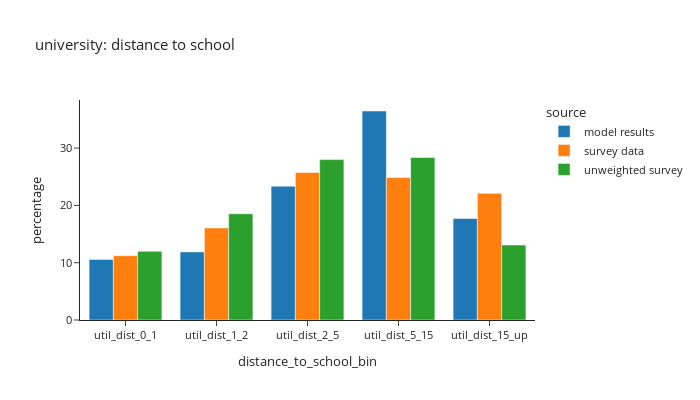
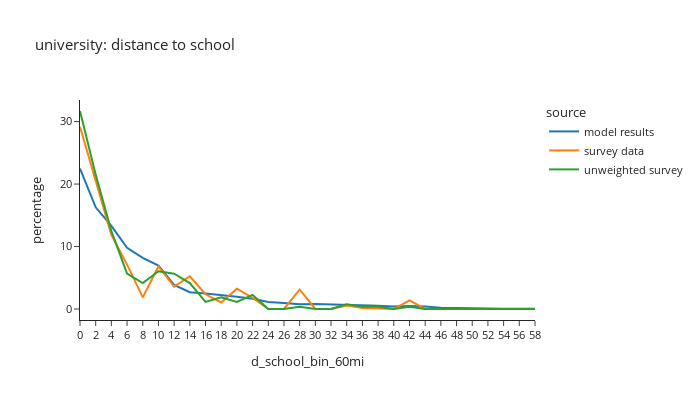

These figures' notebook cell, in order:
### Code cell
# distance to school: university
plot_distance(per_data,'is_university',"university: distance to school")

### Figure 1 — Plotly figure (JSON) as saved in the notebook; plotly's stock layout.template omitted (floating-point values rounded to 4 significant figures)
{"data": [{"alignmentgroup": "True", "hovertemplate": "source=model results<br>distance_to_school_bin=%{x}<br>percentage=%{y}<extra></extra>", "legendgroup": "model results", "marker": {"color": "#1F77B4", "pattern": {"shape": ""}}, "name": "model results", "offsetgroup": "model results", "orientation": "v", "showlegend": true, "textposition": "auto", "type": "bar", "x": ["util_dist_0_1", "util_dist_1_2", "util_dist_2_5", "util_dist_5_15", "util_dist_15_up"], "xaxis": "x", "y": [10.58, 11.89, 23.35, 36.48, 17.71], "yaxis": "y"}, {"alignmentgroup": "True", "hovertemplate": "source=survey data<br>distance_to_school_bin=%{x}<br>percentage=%{y}<extra></extra>", "legendgroup": "survey data", "marker": {"color": "#FF7F0E", "pattern": {"shape": ""}}, "name": "survey data", "offsetgroup": "survey data", "orientation": "v", "showlegend": true, "textposition": "auto", "type": "bar", "x": ["util_dist_0_1", "util_dist_1_2", "util_dist_2_5", "util_dist_5_15", "util_dist_15_up"], "xaxis": "x", "y": [11.23, 16.07, 25.74, 24.86, 22.11], "yaxis": "y"}, {"alignmentgroup": "True", "hovertemplate": "source=unweighted survey<br>distance_to_school_bin=%{x}<br>percentage=%{y}<extra></extra>", "legendgroup": "unweighted survey", "marker": {"color": "#2CA02C", "pattern": {"shape": ""}}, "name": "unweighted survey", "offsetgroup": "unweighted survey", "orientation": "v", "showlegend": true, "textposition": "auto", "type": "bar", "x": ["util_dist_0_1", "util_dist_1_2", "util_dist_2_5", "util_dist_5_15", "util_dist_15_up"], "xaxis": "x", "y": [12.0, 18.55, 28.0, 28.36, 13.09], "yaxis": "y"}], "layout": {"barmode": "group", "font": {"size": 11}, "height": 400, "legend": {"title": {"text": "source"}, "tracegroupgap": 0}, "title": {"text": "university: distance to school"}, "width": 700, "xaxis": {"anchor": "y", "domain": [0.0, 1.0], "title": {"text": "distance_to_school_bin"}}, "yaxis": {"anchor": "x", "domain": [0.0, 1.0], "title": {"text": "percentage"}}}}

### Figure 2 — Plotly figure (JSON) as saved in the notebook; plotly's stock layout.template omitted (floating-point values rounded to 4 significant figures)
{"data": [{"hovertemplate": "source=model results<br>d_school_bin_60mi=%{x}<br>percentage=%{y}<extra></extra>", "legendgroup": "model results", "line": {"color": "#1F77B4", "dash": "solid"}, "marker": {"symbol": "circle"}, "mode": "lines", "name": "model results", "orientation": "v", "showlegend": true, "type": "scatter", "x": ["0", "2", "4", "6", "8", "10", "12", "14", "16", "18", "20", "22", "24", "26", "28", "30", "32", "34", "36", "38", "40", "42", "44", "46", "48", "50", "52", "54", "56", "58"], "xaxis": "x", "y": [22.49, 16.28, 13.31, 9.8, 8.2, 6.941, 3.867, 2.684, 2.484, 2.245, 1.975, 1.642, 1.12, 0.9692, 0.7559, 0.7871, 0.7385, 0.6106, 0.6786, 0.5301, 0.4091, 0.464, 0.3848, 0.1946, 0.1734, 0.09231, 0.0842, 0.03929, 0.03181, 0.02682], "yaxis": "y"}, {"hovertemplate": "source=survey data<br>d_school_bin_60mi=%{x}<br>percentage=%{y}<extra></extra>", "legendgroup": "survey data", "line": {"color": "#FF7F0E", "dash": "solid"}, "marker": {"symbol": "circle"}, "mode": "lines", "name": "survey data", "orientation": "v", "showlegend": true, "type": "scatter", "x": ["0", "2", "4", "6", "8", "10", "12", "14", "16", "18", "20", "22", "24", "26", "28", "30", "32", "34", "36", "38", "40", "42", "44", "46", "48", "50", "52", "54", "56", "58"], "xaxis": "x", "y": [29.18, 20.61, 11.88, 7.098, 1.854, 6.815, 3.586, 5.248, 2.358, 1.04, 3.243, 1.793, 0.0, 0.0, 3.125, 0.0, 0.0, 0.551, 0.1606, 0.09244, 0.0, 1.366, 0.0, 0.0, 0.0, 0.0, 0.0, 0.0, 0.0, 0.0], "yaxis": "y"}, {"hovertemplate": "source=unweighted survey<br>d_school_bin_60mi=%{x}<br>percentage=%{y}<extra></extra>", "legendgroup": "unweighted survey", "line": {"color": "#2CA02C", "dash": "solid"}, "marker": {"symbol": "circle"}, "mode": "lines", "name": "unweighted survey", "orientation": "v", "showlegend": true, "type": "scatter", "x": ["0", "2", "4", "6", "8", "10", "12", "14", "16", "18", "20", "22", "24", "26", "28", "30", "32", "34", "36", "38", "40", "42", "44", "46", "48", "50", "52", "54", "56", "58"], "xaxis": "x", "y": [31.7, 21.51, 12.45, 5.66, 4.151, 6.038, 5.66, 4.151, 1.132, 1.887, 1.132, 2.264, 0.0, 0.0, 0.3774, 0.0, 0.0, 0.7547, 0.3774, 0.3774, 0.0, 0.3774, 0.0, 0.0, 0.0, 0.0, 0.0, 0.0, 0.0, 0.0], "yaxis": "y"}], "layout": {"font": {"size": 11}, "height": 400, "legend": {"title": {"text": "source"}, "tracegroupgap": 0}, "title": {"text": "university: distance to school"}, "width": 700, "xaxis": {"anchor": "y", "domain": [0.0, 1.0], "title": {"text": "d_school_bin_60mi"}}, "yaxis": {"anchor": "x", "domain": [0.0, 1.0], "title": {"text": "percentage"}}}}
